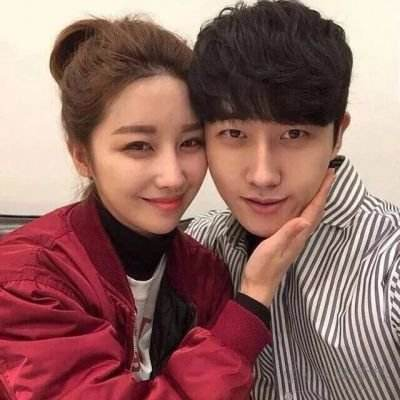
#> input picture face/img/456.jpeg, 400 x 400 px
$ python img_erode.py
#> lines starting #> are read from the running program, lines starting #| are printed output that depends on the picture
import numpy as np
import cv2


img = cv2.imread('img/456.jpeg')
#> img is the input picture: shape (400, 400, 3); mean B, G, R 100.4, 105.5, 147.5

kernel = np.ones((5,5),np.uint8)

erossion = cv2.erode(img,kernel,iterations = 1)  #腐蚀
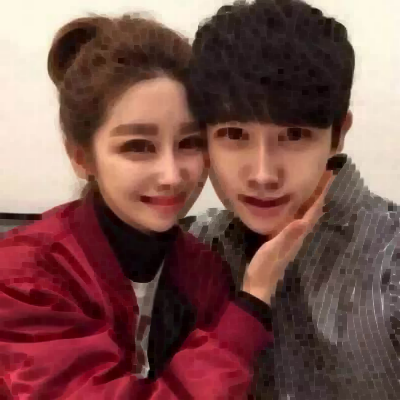
#> erossion: shape (400, 400, 3); mean B, G, R 77.8, 82.8, 123.4

dilation = cv2.dilate(img,kernel,iterations = 1)   #膨胀
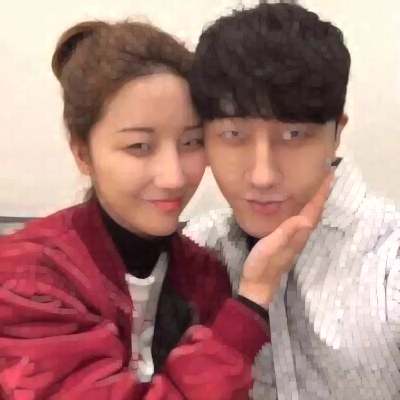
#> dilation: shape (400, 400, 3); mean B, G, R 122.8, 127.9, 170.9

gradient = cv2.morphologyEx(img, cv2.MORPH_GRADIENT, kernel)
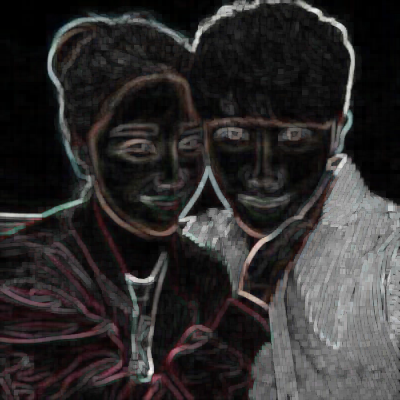
#> gradient: shape (400, 400, 3); mean B, G, R 45.1, 45.2, 47.5

tophat = cv2.morphologyEx(img, cv2.MORPH_TOPHAT, kernel)
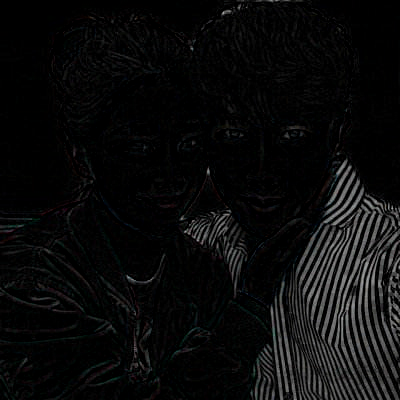
#> tophat: shape (400, 400, 3); mean B, G, R 11, 10.9, 10.7
while(1):

    cv2.imshow('img',img)
    cv2.imshow('erode',erossion)
    #cv2.imshow('dilation',dilation)

    #cv2.imshow('gradient',gradient)
    cv2.imshow('tophat', tophat)
    if cv2.waitKey(1)&0XFF==27:
#> (key Esc is pressed here)
        break

cv2.destroyAllWindows()
#print(kernel)

$ run again, with face/img/123.jpeg copied over face/img/456.jpeg
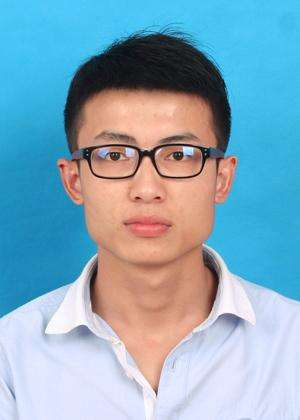
#> input picture face/img/123.jpeg, 300 x 420 px
#> img is the input picture: shape (420, 300, 3); mean B, G, R 188.5, 169.6, 135.2
#> `gradient = cv2.morphologyEx(img, cv2.MORPH_GRADIENT, kernel)`:
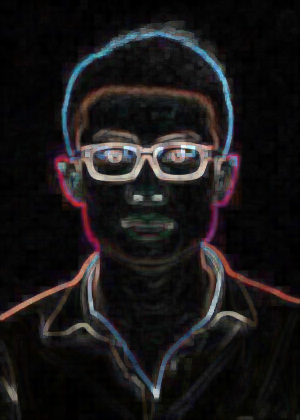
#> gradient: shape (420, 300, 3); mean B, G, R 23.4, 22.8, 25
#> `tophat = cv2.morphologyEx(img, cv2.MORPH_TOPHAT, kernel)`:
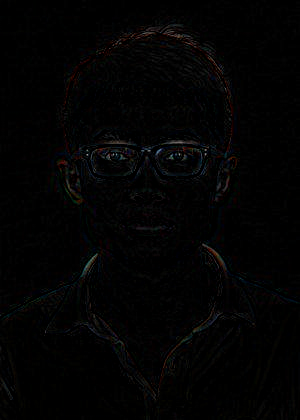
#> tophat: shape (420, 300, 3); mean B, G, R 2.7, 2.7, 2.8

$ run again, with face/img/147.jpeg copied over face/img/456.jpeg
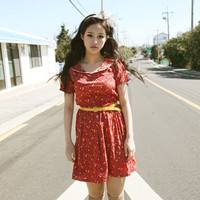
#> input picture face/img/147.jpeg, 200 x 200 px
#> img is the input picture: shape (200, 200, 3); mean B, G, R 159.7, 171, 186.3
#> `gradient = cv2.morphologyEx(img, cv2.MORPH_GRADIENT, kernel)`:
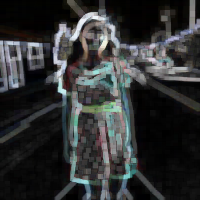
#> gradient: shape (200, 200, 3); mean B, G, R 50.9, 50.4, 48.9
#> `tophat = cv2.morphologyEx(img, cv2.MORPH_TOPHAT, kernel)`:
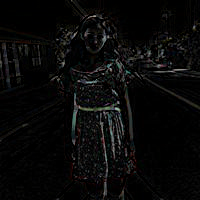
#> tophat: shape (200, 200, 3); mean B, G, R 8.6, 8.9, 9
